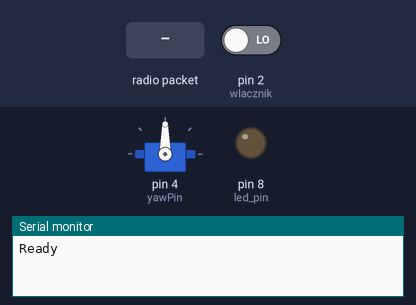
Bench run of a sketch on a simulated Arduino Uno, built with avr-gcc and run on an emulated ATmega328P. Parts: servo, output pins drawn as LEDs (lit = HIGH), the last lines printed to the serial monitor. The inputs (shaded band) are chosen by the test bench; at power-on: pin 2 (wlacznik) LOW. No radio packets arrive unless stated.

Above: at 1.2 s.
1.3 s: radio packet "5" arrives
At 3.2 s:
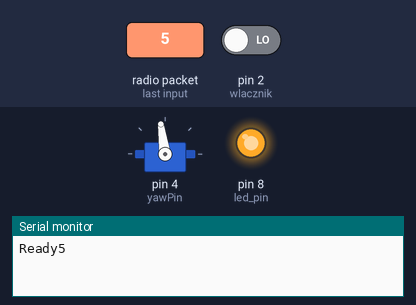
Timing chart, 0 to 9.8 s (numbered marks = the images above; inputs shaded):
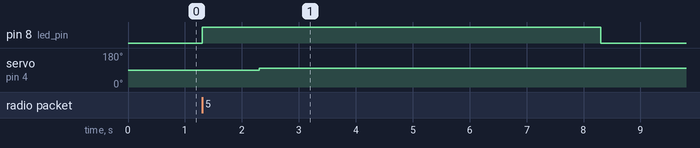

Measured:
- after the input at 1.3 s, pin 8 (led_pin): LOW → HIGH at once, → LOW 7.0 s later; servo on pin 4 (yawPin): 90° → 98° after 1.0 s

The sketch:

odbiornik_pajak_ino.ino
```cpp
#include <VirtualWire.h>
#include <ServoTimer2.h>  // the servo library

// define the pins for the servos
#define receive_pin 11

#define yawPin   4
#define led_pin 8
#define wlacznik 2
ServoTimer2 servoRoll;    // declare variables for up to eight servos
ServoTimer2 servoPitch;
ServoTimer2 servoYaw;
int start=0;
const char *wiadomosc;
void setup() {
    // attach a pin to the servos and they will start pulsing
  Serial.begin(9600);
  servoYaw.attach(yawPin);
    // servoYaw.write(1094);
    Serial.print("Ready");
     vw_set_rx_pin(receive_pin);
    vw_setup(2000);
       vw_rx_start();
       pinMode(wlacznik,INPUT);
       pinMode(led_pin,OUTPUT);
        servoYaw.detach();
}


// this function just increments a value until it reaches a maximum
int incPulse(int val, int inc){
   if( val + inc  > 2000 )
	return 1000 ;
   else
	 return val + inc;
}

void loop()
{

 if  ((digitalRead(wlacznik)==HIGH) && (start==0))
 {
     servoYaw.attach(yawPin);
     delay(40);
     digitalWrite(led_pin,HIGH);
     servoYaw.write(1554);
     delay(500);
          servoYaw.detach();
          start=1;
      digitalWrite(led_pin,LOW);

 }
 else
 {
uint8_t buf[VW_MAX_MESSAGE_LEN];
  uint8_t buflen = VW_MAX_MESSAGE_LEN;
  if (vw_get_message(buf, &buflen)) // jeśli odbierzemy dane
    {
	int i;
        String wiadomosc;


	for (i = 0; i < buflen; i++) // w pętli zczytujemy dane z odbiornika
	{
            wiadomosc+=char(buf[i]);
	}

	Serial.println(wiadomosc);
  if (wiadomosc=="5")
       {
         servoYaw.attach(yawPin);
         digitalWrite(led_pin,HIGH);
         delay(1000);
         servoYaw.write(1554);
         delay(1000);
         servoYaw.detach();
 // Serial.print(val);

   delay(5000);
       }
    }

       else {
          digitalWrite(led_pin,LOW);
  // val = incPulse(servoYaw.read(), 4);
   //servoYaw.write(1594);

 // Serial.print(val);

   delay(10);
       }
}
}
```
